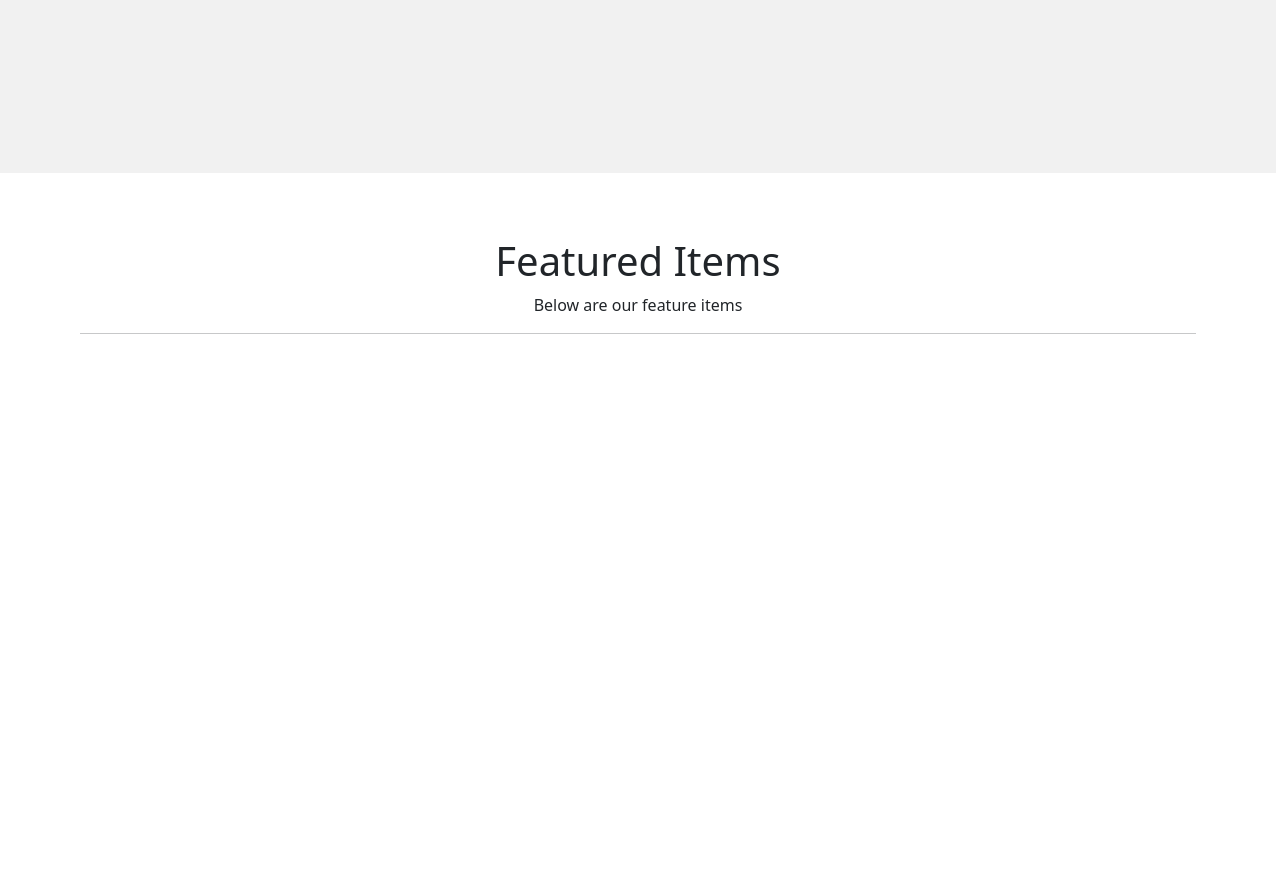
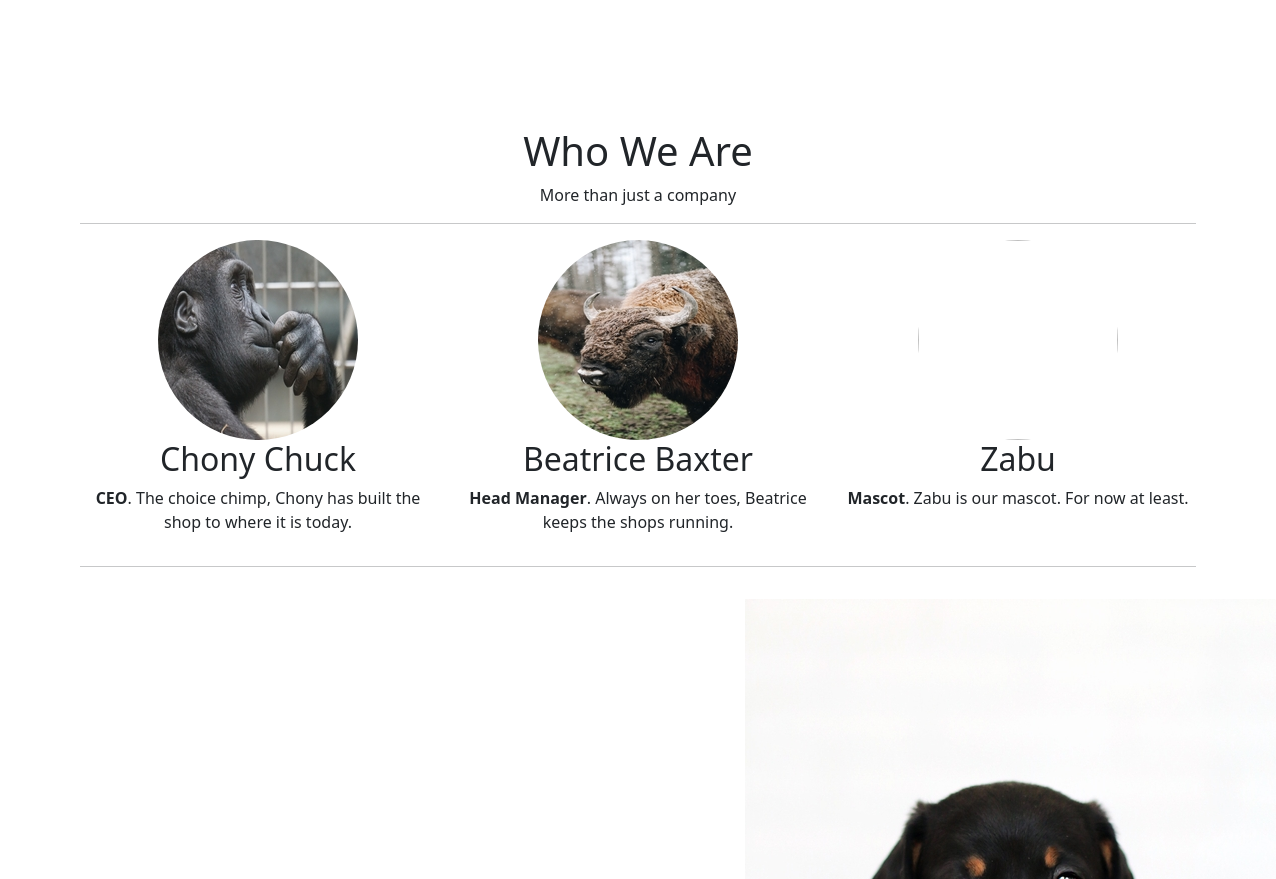
Before: / (middle part) with the older database file (2 pictures, top to bottom).
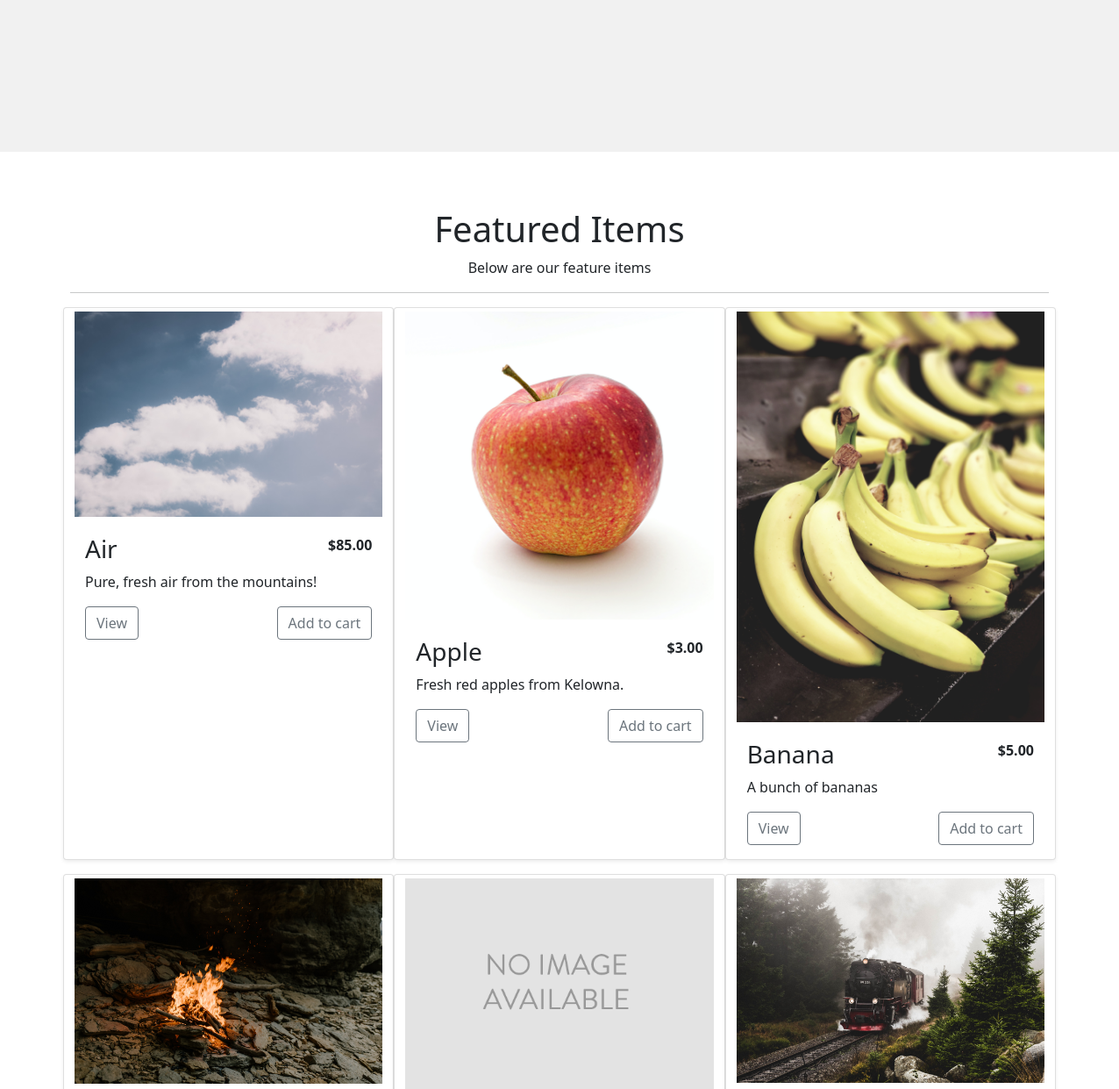
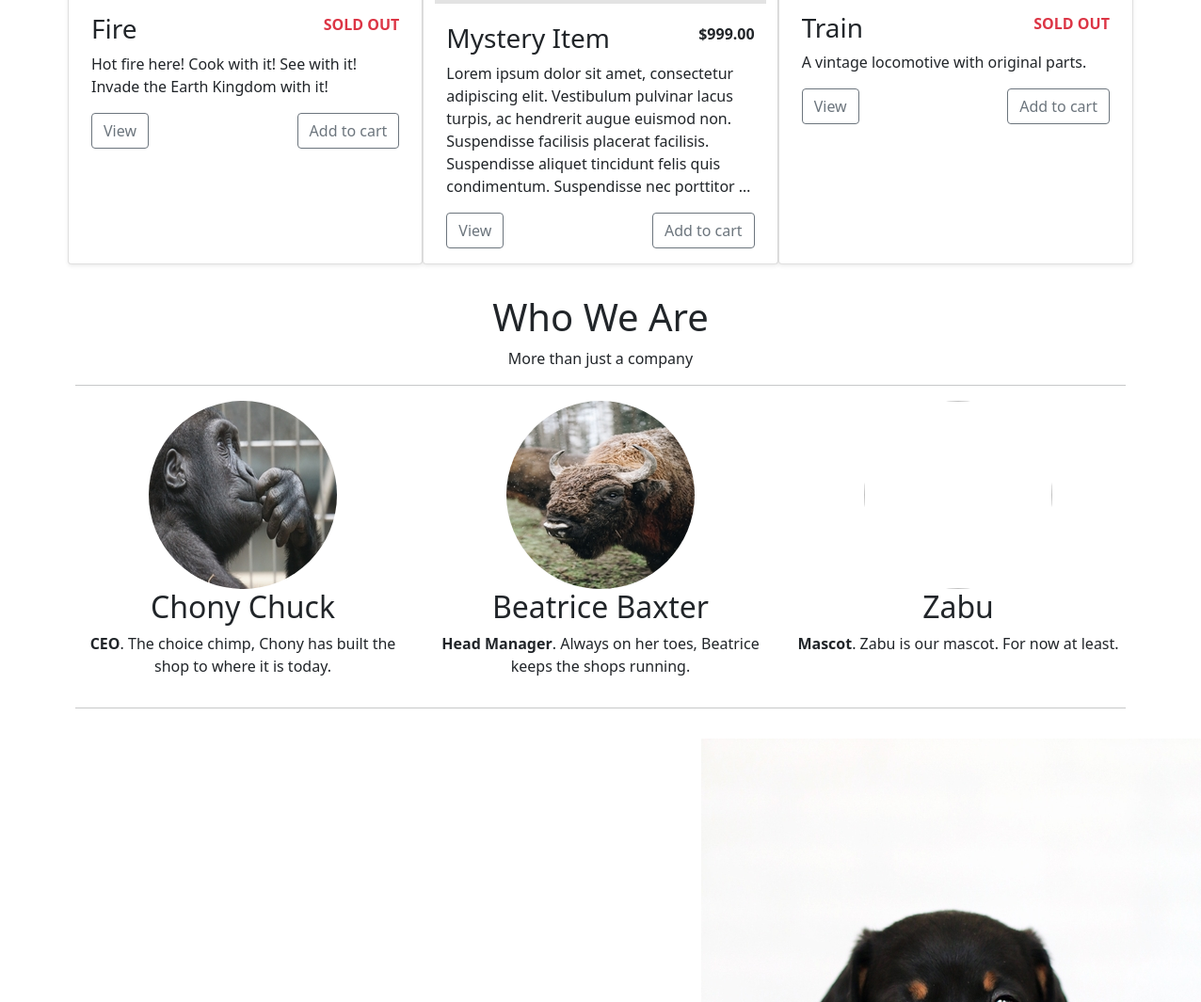
After: the same page with the newer database file (2 pictures, top to bottom).
### shop/models.py (models this page shows, shortened)
class Product(models.Model):
    category = models.ForeignKey(Category,
                                 related_name='products',
                                 on_delete=models.CASCADE)
    name = models.CharField(max_length=200, db_index=True)
    slug = models.SlugField(max_length=200, db_index=True)
    image = models.ImageField(upload_to='products/%Y/%m/%d',
                              default='products/no_image.png')
    description = models.TextField(blank=True)
    price = models.DecimalField(max_digits=10, decimal_places=2)
    quantity = models.PositiveIntegerField(default=0)
    available = models.BooleanField(default=True)
    featured = models.BooleanField(default=False)
    created = models.DateTimeField(auto_now_add=True)
    updated = models.DateTimeField(auto_now=True)
    class Meta:
        ordering = ('name',)
        index_together = (('id', 'slug'),)
    def get_absolute_url(self):
        return reverse('shop:product_detail', args=[self.id, self.slug])

### shop/views.py (the view)
# urls.py: 2. Add a URL to urlpatterns:  path('', views.home, name='home')
def home(request):
    featured = Product.objects.all().\
        filter(featured=True).\
        filter(available=True)
    context = {
        'featured': featured
    }
    return render(request, 'shop/home.html', context)

### shop/templates/shop/home.html (shortened to what this page needs)
{% extends 'base.html' %}
{% load static %}
{% load thumbnail %}
{% block content %}
    <div id="home-hero" class="d-flex flex-column min-vh-100 justify-content-center align-items-center pt-5">
    </div>
    <div class="container min-vh-100 pt-5" id="featured">
        <div class="mx-auto text-center my-3">
            <h1 class="fw-light">Featured Items</h1>
            <p>Below are our feature items</p>
            <hr>
        </div>
        <div class="row row-cols-1 row-cols-sm-2 row-cols-md-3 g-3">
            {% for product in featured %}
                {% include 'shop/product/product_card.html' %}
            {% endfor %}
        </div>
    </div>
    <div class="container min-vh-100 py-3">
        <div class="mx-auto text-center my-3">
            <h1 class="fw-light">Who We Are</h1>
            <p>More than just a company</p>
            <hr>
        </div>
        <div class="row text-center">
            <div class="col-lg-4">
                <img src="{% static 'personal/chimp.jpg' %}" class="rounded-circle personal-img">
                <h2>Chony Chuck </h2>
                <p>
                    <strong>CEO</strong>. The choice chimp, Chony has built the shop to where it is today.
                </p>
            </div>
            <div class="col-lg-4">
                <img src="{% static 'personal/bison.jpg' %}" class="rounded-circle personal-img">
                <h2>Beatrice Baxter </h2>
                <p>
                    <strong>Head Manager</strong>. Always on her toes, Beatrice keeps the shops running.
                </p>
            </div>
            <div class="col-lg-4">
                <img src="{% static 'personal/zebra.jpg' %}" class="rounded-circle personal-img">
                <h2>Zabu</h2>
                <p>
                    <strong>Mascot</strong>. Zabu is our mascot. For now at least.
                </p>
            </div>
        </div>
        <hr>
        <div class="row justify-content-center align-items-center py-3">
            <div class="col-md-5">
                <img src="{% static 'personal/dog.jpg' %}" class="" alt="">
            </div>
        </div>
    </div>
{% endblock %}

### shop/templates/shop/product/product_card.html (shortened to what this page needs)
{% load thumbnail %}
<div class="card shadow-sm">
    <div class="text-center">
        <a href="{{ product.get_absolute_url }}">
            {% thumbnail product.image "360x240" crop='center' as im %}
                <img class="img-fluid p-1" src="{{ im.url }}" width="{{ im.width }}" height="{{ im.height }}">
            {% endthumbnail %}
        </a>
    </div>
    <div class="card-body">
        <div class="d-flex justify-content-between">
            <h3>{{ product.name }}</h3>
            {% if product.quantity > 0 %}
                <p><strong>${{ product.price }}</strong></p>
            {% else %}
                <p class="text-danger"><strong>SOLD OUT</strong></p>
            {% endif %}
        </div>
        <p class="card-text">
            {{ product.description|truncatewords:30 }}
        </p>
        <div class="d-flex justify-content-between align-items-center">
            <a href="{{ product.get_absolute_url }}"
               class="btn btn-md btn-outline-secondary">View</a>
            <form action="{% url "cart:cart_add" product.id %}" method="POST">
                <input class="btn btn-md btn-outline-secondary" type="submit" value="Add to cart">
            </form>
        </div>
    </div>
</div>

Changed rows visible on the page:
added Product: shows a picture, name "Air", price "85.00", description "Pure, fresh air from the mountains!"
now on this page (row edited): Product: shows a picture, name "Apple", price "3.00", description "Fresh red apples from Kelowna."
now on this page (row edited): Product: shows a picture, name "Banana", price "5.00", description "A bunch of bananas"
now on this page (row edited): Product: shows a picture, name "Fire", quantity "SOLD OUT", description "Hot fire here! Cook with it! See with it! Invade the Earth Kingdom with it!"
added Product: shows a picture, name "Mystery Item", price "999.00", description "Lorem ipsum dolor sit amet, consectetur adipiscing elit. Vestibulum pulvinar lacus turpis, ac hendrerit augue euismod non. Suspendisse facilisis placerat facilisis. Suspendisse aliquet tincidunt felis quis condimentum. Suspendisse nec porttitor …"
now on this page (row edited): Product: shows a picture, name "Train", quantity "SOLD OUT", description "A vintage locomotive with original parts."
